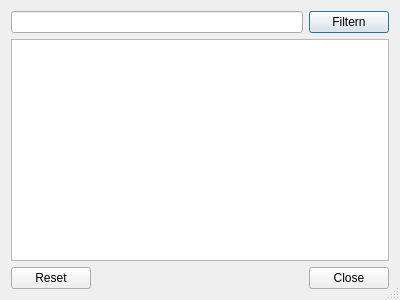
<?xml version="1.0" encoding="UTF-8"?>
<ui version="4.0">
 <class>Hoehenmananger</class>
 <widget class="QDialog" name="Hoehenmananger">
  <property name="geometry">
   <rect>
    <x>0</x>
    <y>0</y>
    <width>400</width>
    <height>300</height>
   </rect>
  </property>
  <property name="windowTitle">
   <string>Hoehenmanager</string>
  </property>
  <property name="sizeGripEnabled">
   <bool>true</bool>
  </property>
  <property name="modal">
   <bool>true</bool>
  </property>
  <layout class="QVBoxLayout" name="verticalLayout">
   <item>
    <layout class="QHBoxLayout" name="horizontalLayout">
     <item>
      <widget class="QLineEdit" name="txlFilter">
       <property name="toolTip">
        <string>Filterbegriff eingeben</string>
       </property>
      </widget>
     </item>
     <item>
      <widget class="QPushButton" name="btnFilter">
       <property name="toolTip">
        <string>Nur dem Filter entsprechende Einträge anzeigen</string>
       </property>
       <property name="text">
        <string>Filtern</string>
       </property>
      </widget>
     </item>
    </layout>
   </item>
   <item>
    <widget class="QListWidget" name="hoehen">
     <property name="contextMenuPolicy">
      <enum>Qt::CustomContextMenu</enum>
     </property>
     <property name="toolTip">
      <string>Rechtsklick zum Bearbeiten</string>
     </property>
     <property name="editTriggers">
      <set>QAbstractItemView::NoEditTriggers</set>
     </property>
    </widget>
   </item>
   <item>
    <widget class="QDialogButtonBox" name="buttonBox">
     <property name="orientation">
      <enum>Qt::Horizontal</enum>
     </property>
     <property name="standardButtons">
      <set>QDialogButtonBox::Close|QDialogButtonBox::Reset</set>
     </property>
    </widget>
   </item>
  </layout>
 </widget>
 <resources/>
 <connections>
  <connection>
   <sender>buttonBox</sender>
   <signal>accepted()</signal>
   <receiver>Hoehenmananger</receiver>
   <slot>accept()</slot>
   <hints>
    <hint type="sourcelabel">
     <x>248</x>
     <y>254</y>
    </hint>
    <hint type="destinationlabel">
     <x>157</x>
     <y>274</y>
    </hint>
   </hints>
  </connection>
  <connection>
   <sender>buttonBox</sender>
   <signal>rejected()</signal>
   <receiver>Hoehenmananger</receiver>
   <slot>reject()</slot>
   <hints>
    <hint type="sourcelabel">
     <x>316</x>
     <y>260</y>
    </hint>
    <hint type="destinationlabel">
     <x>286</x>
     <y>274</y>
    </hint>
   </hints>
  </connection>
 </connections>
</ui>
